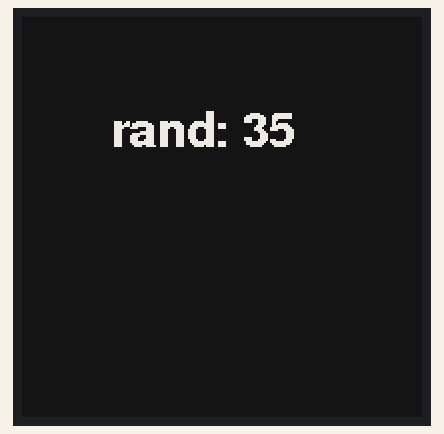
A sketch run on a simulated Arduino Uno, built for the host (arithmetic inside an expression is 32-bit, double 64-bit). Shown: 200×200 one-colour display. Random numbers use the default seed unless the sketch sets one; what the sketch prints to the serial monitor is not drawn.

Above: at 4.6 s.
At 13.6 s:
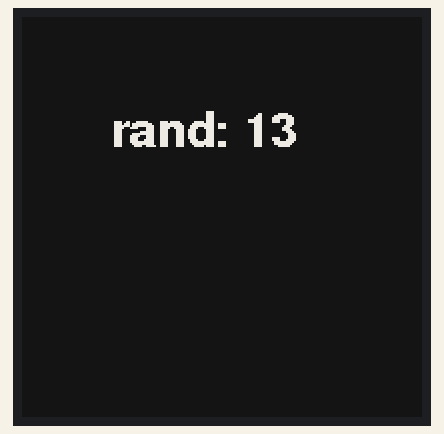
At 16.6 s:
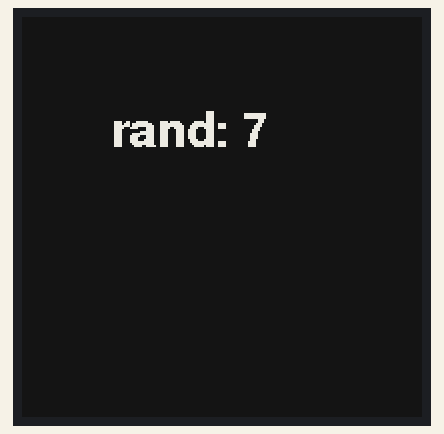
At 21.1 s:
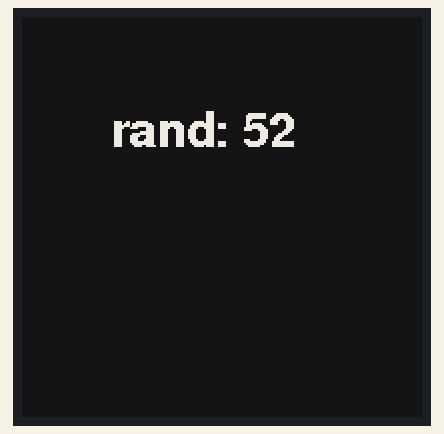
At 28.6 s:
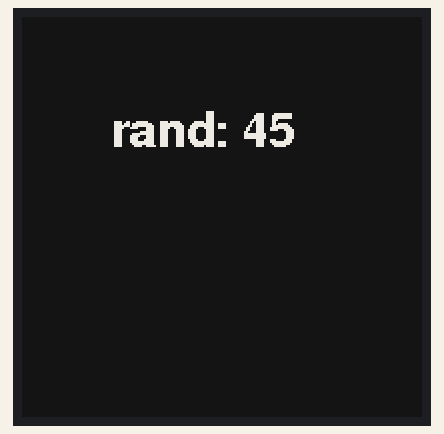
At 37.6 s:
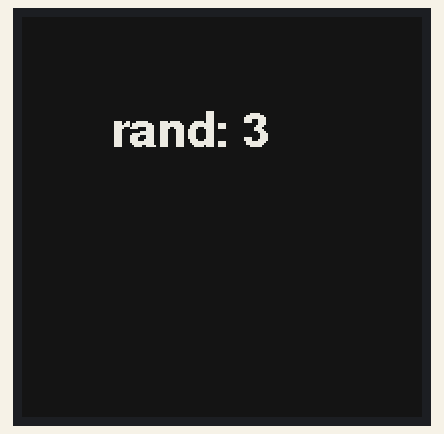

The sketch:

01_update_window.ino
```cpp
#include <GxEPD.h>
#include <GxGDEP015OC1/GxGDEP015OC1.h>    // 1.54" b/w
//#include <GxGDEH029A1/GxGDEH029A1.h>      // 2.9" b/w
#include <GxIO/GxIO_SPI/GxIO_SPI.h>
#include <GxIO/GxIO.h>
#include <Fonts/FreeSansBold12pt7b.h>

/*
BUSY  4
RST   21
DC    22
CS    5
CLK   18
DIN   23
GND   GND
3.3V  3.3V
*/

GxIO_Class io(SPI, SS, 22, 21);
GxEPD_Class display(io, 16, 4);

const char* name = "FreeSansBold12pt7b";
const GFXfont* f = &FreeSansBold12pt7b;

void setup() {
  randomSeed(analogRead(0));
  Serial.begin(115200);
  Serial.println("Starting...");
  display.init(115200);
  display.setRotation(1);
  display.fillScreen(GxEPD_BLACK);
  display.setFont(f);
  display.update();
  delay(2000);
}

void loop() {
  Serial.println("loop ...");
  showRandomNumber();
  delay(1000);
}

void showRandomNumber() {
  String randomString = String(random(1, 60));

  uint16_t box_x = 40;
  uint16_t box_y = 10;
  uint16_t box_w = 120;
  uint16_t box_h = 100;
  uint16_t cursor_y = box_y + 16;

  display.fillRect(box_x, box_y, box_w, box_h, GxEPD_BLACK);
  display.setTextColor(GxEPD_WHITE);
  display.setCursor(box_x+4, cursor_y+38);
  display.print("rand: " + randomString);
  display.updateWindow(box_x, box_y, box_w, box_h, true);
}
```

Measured:
- what the display in image 0 shows lasts 1.5 s, from 4.6 s to 6.1 s
